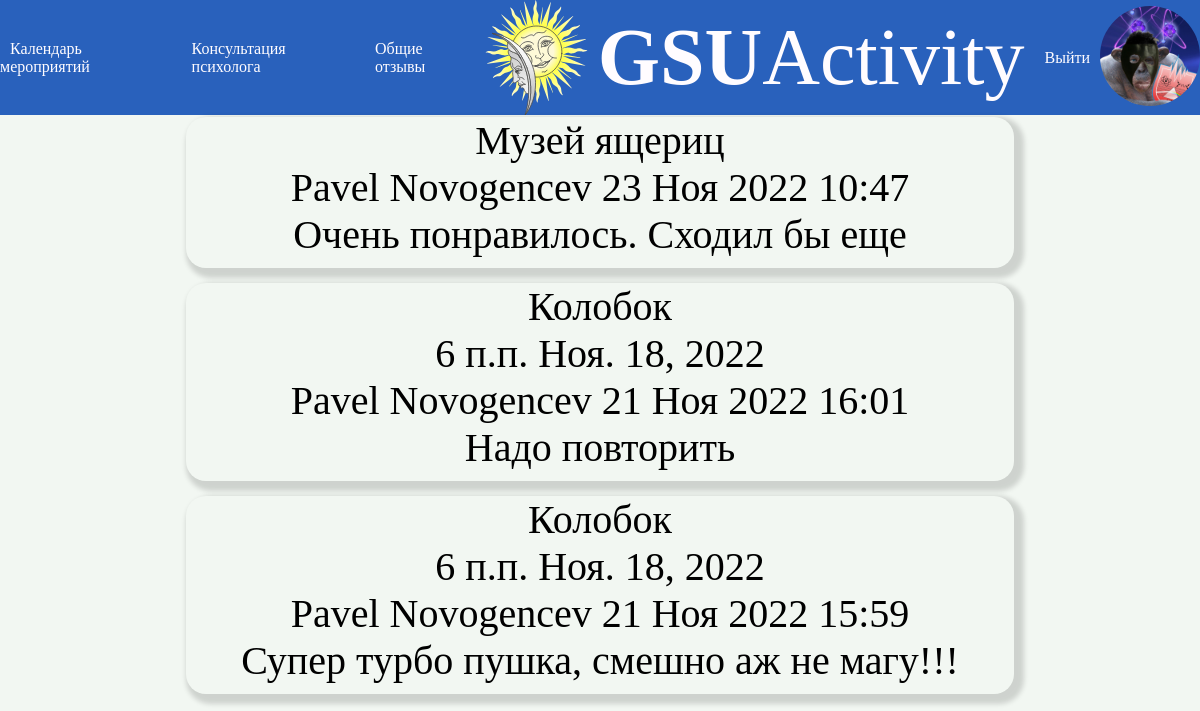
The app's page /otz/ (signed in), older data.
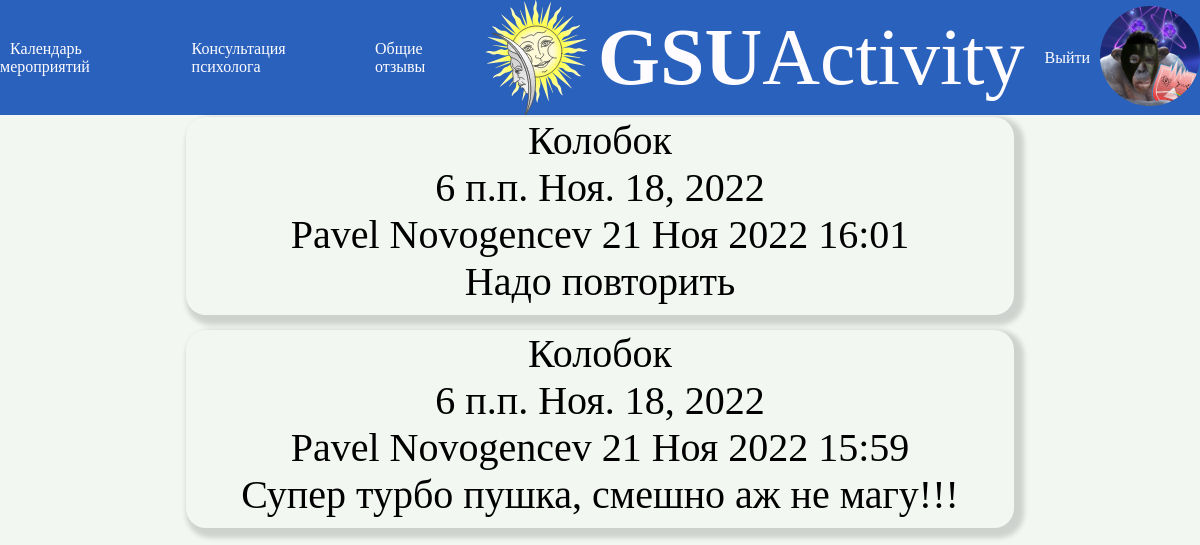
The same page, newer data.
### news/models.py (models this page shows, shortened)
class Comment(models.Model):
    post = models.ForeignKey(Post, on_delete=models.CASCADE, blank=True ,null=True,verbose_name='Мероприятие')
    vist = models.ForeignKey(Vist, on_delete=models.CASCADE, blank=True , null=True,verbose_name='Выставка')
    content = models.TextField(null=True, blank=False,verbose_name='Контент')
    author = models.CharField(max_length=30,verbose_name='Автор')
    pubdate = models.DateTimeField(auto_now_add=True, db_index=True,verbose_name='Дата публикации')
    moderation = models.BooleanField(default=False,verbose_name='Модерация')
    class Meta:
        verbose_name_plural = 'Отзывы'
        verbose_name = 'Отзыв'
        ordering = ['-pubdate']

class Vist(models.Model):
    name = models.CharField(null=True, blank=False,max_length=100,verbose_name='Название')
    content = models.TextField(null=True, blank=False,verbose_name='Контент')
    image = models.ImageField(upload_to='image/%Y/%m/%d/', blank=True, null=True,verbose_name='Изображение')
    file = models.FileField(upload_to='files/%Y/%m/%d/', blank=True, null=True,verbose_name='Приклепленные файлы')
    video = models.FileField(upload_to='video/%Y/%m/%d/', blank=True, null=True,verbose_name='Видео')
    audio = models.FileField(upload_to='audio/%Y/%m/%d/', blank=True, null=True,verbose_name='Аудио')
    author = models.ForeignKey(AdvUser, on_delete=models.CASCADE, null=True,verbose_name='Автор')
    pubdate = models.DateTimeField(auto_now_add=True, db_index=True, verbose_name='Дата публикации')
    stoim = models.CharField(null = True, blank = False, max_length=10,verbose_name='Стоимость')
    event = models.ManyToManyField(Event,related_name='Даты',blank=True,verbose_name='Время и дата')
    class Meta:
        verbose_name_plural = 'Выставки'
        verbose_name = 'Выставка'
        ordering = ['pubdate']

class Post(models.Model):
    tag = (
        ('cult','Культурно-досуговая деятельность'),
        ('sport','Спортивная деятельность'),
        ('mass','Массовые мероприятия и выставки'),
        ('trud','Трудовая и волонтерская деятельность'),
        )
    name = models.CharField(null=True, blank=False,max_length=100,verbose_name='Заголовок')
    content = models.TextField(null=True, blank=False,verbose_name='Контент')
    image = models.ImageField(upload_to='image/%Y/%m/%d/', blank=True, null=True,verbose_name='Изображение')
    file = models.FileField(upload_to='files/%Y/%m/%d/', blank=True, null=True,verbose_name='Приклепленные файлы')
    video = models.FileField(upload_to='video/%Y/%m/%d/', blank=True, null=True,verbose_name='Видео')
    audio = models.FileField(upload_to='audio/%Y/%m/%d/', blank=True, null=True,verbose_name='Аудио')
    author = models.ForeignKey(AdvUser, on_delete=models.CASCADE, null=True,verbose_name='Автор')
    pubdate = models.DateTimeField(auto_now_add=True, db_index=True, verbose_name='Дата публикации')
    eventtime = models.TimeField(db_index=True,null=True,blank=False,verbose_name='Время')
    eventdate = models.DateField(db_index=True,null=True,blank=False,verbose_name='Дата')
    stoim = models.CharField(null = True, blank = False, max_length=10,verbose_name='Стоимость')
    mesta = models.IntegerField(null = True, blank = False,default=2,validators=[MinValueValidator(0)],verbose_name='Количество мест всего')
    mesta_now = models.IntegerField(null = True, blank = False,default=2,validators=[MaxValueValidator(30)],verbose_name='Количество мест сейчас')
    tags = models.CharField( blank = False,choices=tag, max_length=50,verbose_name='Тэг',null=True)
    zapis = models.ManyToManyField(AdvUser, related_name='Записаные',blank=True, verbose_name='Записаные', through='PostType', through_fields=('post','user'))
    class Meta:
        verbose_name_plural = 'События'
        verbose_name = 'Событие'
        ordering = ['eventdate']

### news/views.py (the view)
# urls.py: path('otz/', otz, name='otz'),
def otz(request):
	comments = Comment.objects.filter(moderation=True)
	return render(request, 'news/otz.html', {'comments': comments})

### news/templates/news/otz.html
{% extends "layout/basic.html" %}
{% block content %}
	{% if comments %}
			{% for comment in comments %}
			<div class="profile">
				{% if comment.post.name %}
				{{ comment.post.name}}<br>
				{{ comment.post.eventtime }} {{ comment.post.eventdate }}<br>
				{% else %}
				{{ comment.vist.name }}<br>
				{% endif %}
				{{ comment.author }} {{ comment.pubdate|date:"d M Y H:i" }}<br>
				{{ comment.content|urlize }}<br>
			</div>
			{% endfor %}
		{% endif %}
{% endblock %}

Row changes from the older to the newer data that the page shows:
removed Comment: vist.name "Музей ящериц", author "Pavel Novogencev", pubdate "23 Ноя 2022 10:47", content "Очень понравилось. Сходил бы еще"
